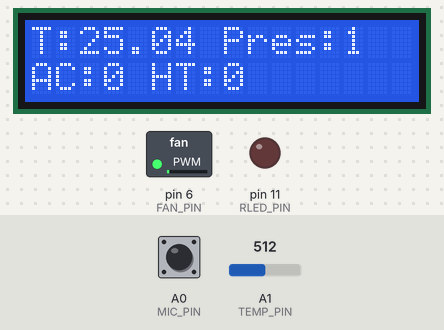
Simulated run of this sketch. Board: Arduino Uno, built with avr-gcc and run on an emulated ATmega328P. Parts: 16×2 character LCD, switched loads named in the sketch (green lamp = pin HIGH), output pins drawn as LEDs (lit = HIGH). Inputs (shaded band) come from the test bench; at power-on: A1 (TEMP_PIN) = 512, A0 (MIC_PIN) HIGH. What the sketch prints to the serial monitor is not drawn.

Above: at 1.2 s.
1.3 s: A1 (TEMP_PIN) set to 306
At 10.7 s:
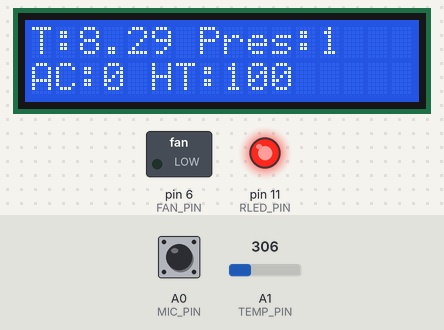
15.3 s: A1 (TEMP_PIN) set to 716
At 26.2 s:
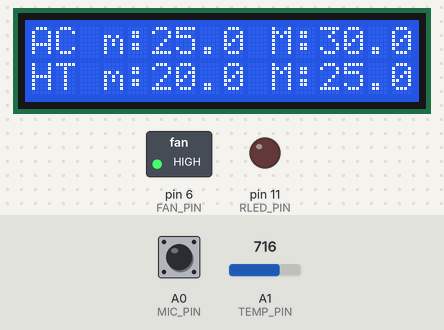
26.8 s: A1 (TEMP_PIN) set to 900
At 31.0 s:
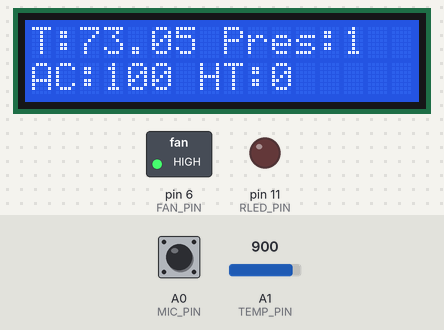
Timing chart, 0 to 32.5 s (numbered marks = the images above; inputs shaded):
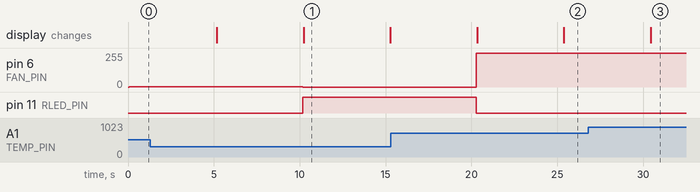

The sketch:

lab1_parte2_es7.ino
```cpp
#include <LiquidCrystal_PCF8574.h>
LiquidCrystal_PCF8574 lcd(0x27);
//microphone
const int MIC_PIN = A0; //vedere se funziona provare 4
int n_sound_events = 0;
unsigned long last_event_time = 0;
const long sound_interval = 10l * 60l * 1000l;
//fan
const int FAN_PIN = 6;
//led
const int RLED_PIN = 11;
//sensore di temperatura
const int TEMP_PIN = A1;
//sensore di movimento
const int PIR_PIN = 7;
unsigned long elapsed_time = 0;
const long timeout_pir = 30l * 60l * 1000l;
void setup() {
  pinMode(PIR_PIN, INPUT);
  pinMode(MIC_PIN, INPUT);
  pinMode(TEMP_PIN, INPUT);
  pinMode(FAN_PIN, OUTPUT);
  pinMode(RLED_PIN, OUTPUT);

  analogWrite(FAN_PIN, 0);
  attachInterrupt(digitalPinToInterrupt(PIR_PIN), checkPresencePIR, CHANGE);
  Serial.begin(9600);
  while (!Serial);
  Serial.println("Lab 2 Starting");

  lcd.begin(16, 2);
  lcd.setBacklight(255);
  lcd.home();
  lcd.clear();
}

float convertTension(float sensorVal) {
  const int B = 4275;
  const int long R0 = 100000;
  const int Vcc = 1023;
  const float T0 = 298.15;
  const float TBase = 273.15;
  float R = ((Vcc / sensorVal) - 1.0) * R0;
  float T = 1 / (log(R / R0) / B + 1 / T0) - TBase;
  return T;
}

int calcSpeed(float temp, float ct_high, float ct_low) {
  if (temp <= ct_high) {
    float dt = (temp - ct_low) * (255 / (ct_high - ct_low));
    return (int)dt;
  } else {
    return 255;
  }
}

int calcLedIntensity(float temp, float ht_high, float ht_low) {
  if (temp >= ht_low) {
    float dt = (ht_high - temp) * (255 / (ht_high - ht_low));
    return (int)(dt);
  } else {
    return 255;
  }
}

void checkTempAndChangeSpeed(float temp, float ht_low,
                             float ht_high, float ct_low,
                             float ct_high, int pres) {
  int newSpeed = 0;
  int newLedIntensity = 0;
  if (temp >= ct_low) {
    analogWrite(RLED_PIN, LOW);
    newSpeed = calcSpeed(temp, ct_high, ct_low);
    if (newSpeed <= 255 && newSpeed >= 0) {
      analogWrite(FAN_PIN, newSpeed);
      Serial.print("New fan speed: ");
      Serial.println(newSpeed);
    }
  }
  else if (temp < ht_high) {
    analogWrite(FAN_PIN, 0);
    newLedIntensity = calcLedIntensity(temp, ht_high, ht_low);
    if (newLedIntensity <= 255 && newLedIntensity >= 0) {
      analogWrite(RLED_PIN, newLedIntensity);
      Serial.print("New led intensity: ");
      Serial.println(newLedIntensity);
    }
  }
  else {
    analogWrite(RLED_PIN, LOW);
    analogWrite(FAN_PIN, 0);
  }
  char buf[250]{"hello world"} ;
  Serial.println(buf);
  lcd.clear();
  lcd.setCursor(0, 0);
  lcd.print("T:");
  lcd.print(temp);
  lcd.print(" Pres:");
  lcd.print(pres);
  lcd.setCursor(0, 1);
  lcd.print("AC:");
  lcd.print(100 * newSpeed / 255);
  lcd.print(" HT:");
  lcd.print(100 * newLedIntensity / 255);
  delay(5e3);
  lcd.clear();
  lcd.setCursor(0, 0);
  lcd.print("AC m:");
  lcd.print(ct_low);
  lcd.setCursor(9, 0);
  lcd.print(" M:");
  lcd.print(ct_high);
  lcd.setCursor(0, 1);
  lcd.print("HT m:");
  lcd.print(ht_low);
  lcd.setCursor(9, 1);
  lcd.print(" M:");
  lcd.print(ht_high);
  delay(5e3);
}

void checkPresencePIR() {
  if ( digitalRead(PIR_PIN) == HIGH )
    elapsed_time = millis();
}

void checkPresenceMIC() {
  if (digitalRead(MIC_PIN) == LOW) {
    last_event_time = millis();
    if (millis() - last_event_time > 25)
      n_sound_events++;
  }
}

bool checkPresenceRoom() {
  bool check_mic = true, check_pir = true;
  checkPresenceMIC();
  if (n_sound_events <= 50 && last_event_time + sound_interval <= millis()) {
    Serial.println("No detection for over 10 mins with sound sensor");
    n_sound_events = 0;
    check_mic = false;
  }
  if (elapsed_time + timeout_pir <= millis()) {
    Serial.println("No detection for over 30 mins with pir sensor");
    check_mic = false;
  }
  if (check_mic == true || check_pir == true)
    return true;
  return false;
}

void checkAndChangeSetPoint(float temp) {
  float ht_high = 20.0, ht_low = 10.0, ct_high = 40.0, ct_low = 30.0;
  int pres = 0;
  if (checkPresenceRoom() == true) {
    ht_high = 25.0; ht_low = 20.0; ct_high = 30.0; ct_low = 25.0;
    Serial.println("There is at least one person is this room");
    pres = 1;
    checkTempAndChangeSpeed(temp, ht_low, ht_high, ct_low, ct_high, pres);
  }
  else {
    pres = 0;
    checkTempAndChangeSpeed(temp, ht_low, ht_high, ct_low, ct_high, pres);
  }
}

void loop() {
  float sensorVal = analogRead(TEMP_PIN);
  float temp = convertTension(sensorVal);
  Serial.print("Temperatura: ");
  Serial.println(temp);
  checkAndChangeSetPoint(temp);
  //delay(1e4);
}
```

Measured:
- after the input at 1.3 s, pin 6 (FAN_PIN): 2/255 → 0/255 after 8.9 s; pin 11 (RLED_PIN): LOW → HIGH after 8.9 s; the display: first differs from a run without the input after 8.9 s (image 1)
- after the input at 15.3 s, pin 6 (FAN_PIN): 0/255 → 255/255 after 5.0 s; pin 11 (RLED_PIN): HIGH → LOW after 5.0 s; the display: first changes after 5.0 s (image 2 shows a later state)
- after the input at 26.8 s, the display: changes after 3.6 s (image 3)
- what the display in image 1 shows lasts 5.1 s, from 10.2 s to 15.3 s
